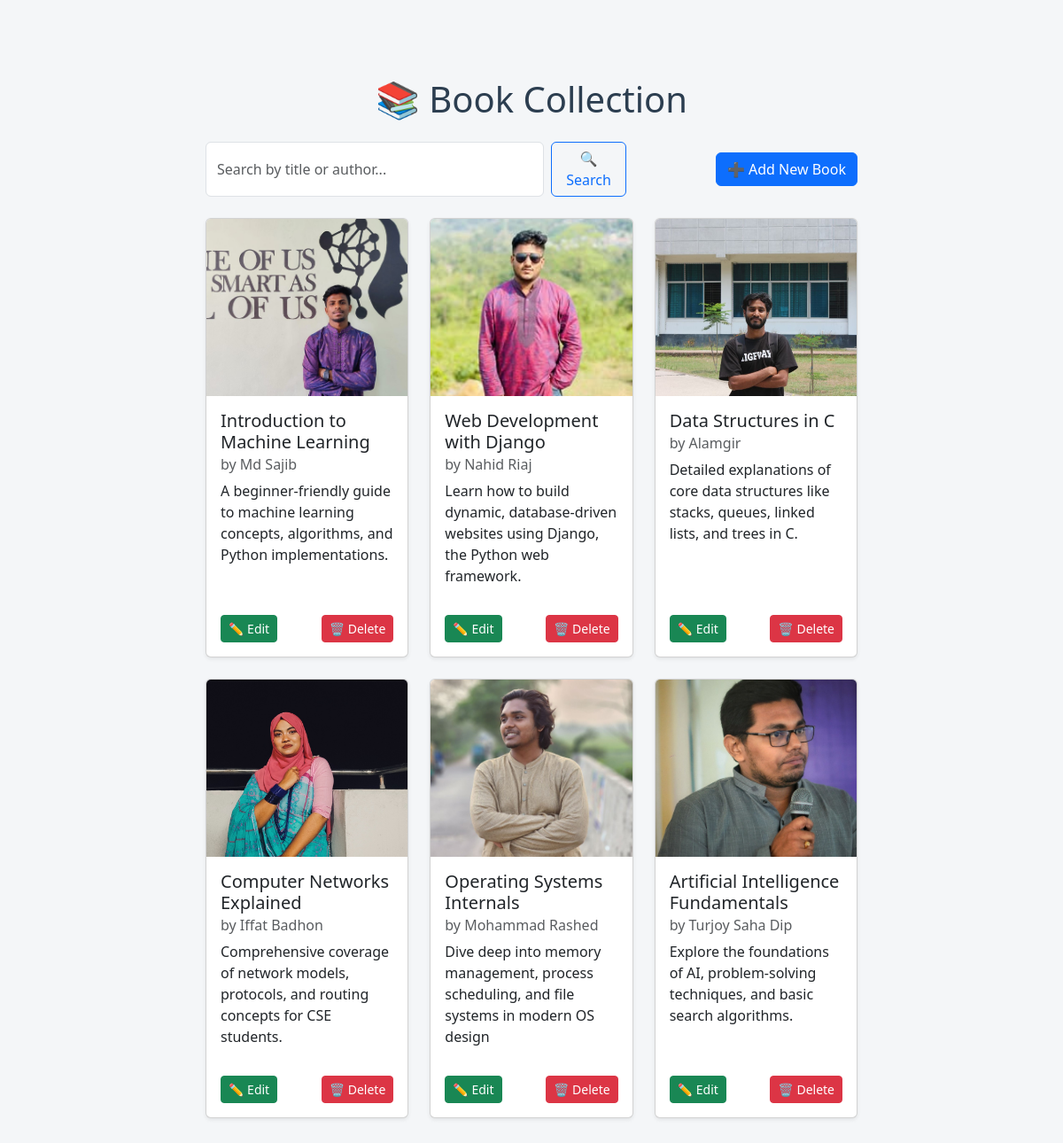
The page / on the database its author committed.
### books/models.py (models this page shows, shortened)
class Book(models.Model):
    title = models.CharField(max_length=200)
    author = models.CharField(max_length=100)
    description = models.TextField()
    author_image = models.CharField(max_length=100, blank=True)  # store image filename, e.g. 'author1.jpg'

### books/views.py (the view)
# urls.py: path('', views.book_list, name='book_list'),
def book_list(request):
    query = request.GET.get("q", "")
    if query:
        books = Book.objects.filter(Q(title__icontains=query) | Q(author__icontains=query))
    else:
        books = Book.objects.all()
    return render(request, "books/book_list.html", {"books": books})

### templates/books/book_list.html (shortened to what this page needs)
{% load static %}
<!DOCTYPE html>
<html lang="en">
<head>
    <link href="https://cdn.jsdelivr.net/npm/bootstrap@5.3.0/dist/css/bootstrap.min.css" rel="stylesheet" />
    <link rel="stylesheet" href="{% static 'css/style.css' %}">
</head>
<body>
<main class="container py-5">
    <h1 class="mb-4 text-center">📚 Book Collection</h1>
 <div class="row mb-4 align-items-center">
    <div class="col-md-8">
        <form method="GET" class="d-flex">
            <input type="text" name="q" value="{{ request.GET.q }}" placeholder="Search by title or author..." class="form-control me-2" />
            <button type="submit" class="btn btn-outline-primary me-2">🔍 Search</button>
        </form>
    </div>
    <div class="col-md-4 text-end mt-3 mt-md-0">
        <a href="{% url 'book_create' %}" class="btn btn-primary">➕ Add New Book</a>
    </div>
</div>
    <div class="row row-cols-1 row-cols-md-3 g-4">
        {% for book in books %}
        <div class="col">
            <div class="card h-100 shadow-sm">
                {% if book.author_image %}
                    <img src="{% static 'img/' %}{{ book.author_image }}" class="card-img-top" alt="{{ book.author }}" style="height: 200px; object-fit: cover;">
                {% else %}
                    <img src="{% static 'img/author-placeholder.png' %}" class="card-img-top" alt="No author image" style="height: 200px; object-fit: cover;">
                {% endif %}
                <div class="card-body d-flex flex-column">
                    <h5 class="card-title">{{ book.title }}</h5>
                    <h6 class="card-subtitle mb-2 text-muted">by {{ book.author }}</h6>
                    <p class="card-text flex-grow-1">{{ book.description }}</p>
                    <div class="mt-3 d-flex justify-content-between">
                        <a href="{% url 'book_update' book.id %}" class="btn btn-sm btn-success">✏️ Edit</a>
                        <a href="{% url 'book_delete' book.id %}" class="btn btn-sm btn-danger">🗑️ Delete</a>
                    </div>
                </div>
            </div>
        </div>
        {% empty %}
        <div class="col-12 text-center">
            <p class="text-muted fs-5">No books found.</p>
        </div>
        {% endfor %}
    </div>
</main>
</body>
</html>

### static/css/style.css (style rules this page uses)
body { font-family: 'Segoe UI', Tahoma, Geneva, Verdana, sans-serif; background-color: #f4f6f8; margin: 40px auto; max-width: 800px; padding: 0 20px; color: #333; }
h1 { color: #2c3e50; text-align: center; margin-bottom: 30px; }

### rows shown on the page
Book: author_image (picture), title "Introduction to Machine Learning", author "Md Sajib", description "A beginner-friendly guide to machine learning concepts, algorithms, and Python implementations."
Book: author_image (picture), title "Web Development with Django", author "Nahid Riaj", description "Learn how to build dynamic, database-driven websites using Django, the Python web framework."
Book: author_image (picture), title "Data Structures in C", author "Alamgir", description "Detailed explanations of core data structures like stacks, queues, linked lists, and trees in C."
Book: author_image (picture), title "Computer Networks Explained", author "Iffat Badhon", description "Comprehensive coverage of network models, protocols, and routing concepts for CSE students."
Book: author_image (picture), title "Operating Systems Internals", author "Mohammad Rashed", description "Dive deep into memory management, process scheduling, and file systems in modern OS design"
Book: author_image (picture), title "Artificial Intelligence Fundamentals", author "Turjoy Saha Dip", description "Explore the foundations of AI, problem-solving techniques, and basic search algorithms."
